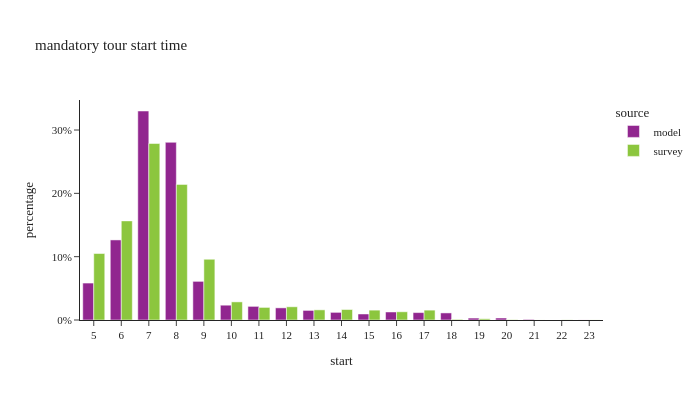

Here is the notebook cell this chart was saved with:
### Code cell
df_plot = m_tour_data.groupby(['source','start'])[['tour_weight']].sum().reset_index()
df_plot['percentage'] = df_plot.groupby(['source'], group_keys=False)['tour_weight']. \
    apply(lambda x: x / float(x.sum()))

fig = px.bar(df_plot, x="start", y="percentage", color="source",barmode="group",
             title="mandatory tour start time")
fig.for_each_annotation(lambda a: a.update(text = a.text.split("=")[-1]))
fig.update_layout(height=400, width=700, yaxis=dict(tickformat=".0%"), xaxis=dict(dtick="1"))
fig.show()

### Figure 1 — Plotly figure (JSON) as saved in the notebook; plotly's stock layout.template omitted (floating-point values rounded to 4 significant figures)
{"data": [{"alignmentgroup": "True", "hovertemplate": "source=model<br>start=%{x}<br>percentage=%{y}<extra></extra>", "legendgroup": "model", "marker": {"color": "#91268F", "pattern": {"shape": ""}}, "name": "model", "offsetgroup": "model", "orientation": "v", "showlegend": true, "textposition": "auto", "type": "bar", "x": [5.0, 6.0, 7.0, 8.0, 9.0, 10.0, 11.0, 12.0, 13.0, 14.0, 15.0, 16.0, 17.0, 18.0, 19.0, 20.0, 21.0, 22.0, 23.0], "xaxis": "x", "y": [0.05833, 0.1264, 0.33, 0.2806, 0.06102, 0.02339, 0.02152, 0.01915, 0.01515, 0.01205, 0.009528, 0.01267, 0.0117, 0.01117, 0.003052, 0.003161, 0.0009329, 5.145e-05, 9.046e-05], "yaxis": "y"}, {"alignmentgroup": "True", "hovertemplate": "source=survey<br>start=%{x}<br>percentage=%{y}<extra></extra>", "legendgroup": "survey", "marker": {"color": "#8CC63E", "pattern": {"shape": ""}}, "name": "survey", "offsetgroup": "survey", "orientation": "v", "showlegend": true, "textposition": "auto", "type": "bar", "x": [5.0, 6.0, 7.0, 8.0, 9.0, 10.0, 11.0, 12.0, 13.0, 14.0, 15.0, 16.0, 17.0, 18.0, 19.0, 20.0, 21.0, 22.0, 23.0], "xaxis": "x", "y": [0.105, 0.1565, 0.2787, 0.2141, 0.09592, 0.0286, 0.01988, 0.02087, 0.01602, 0.01653, 0.01556, 0.01298, 0.01557, 0.000984, 0.001938, 0.0004459, 6.463e-05, 0.00022, 0.0001336], "yaxis": "y"}], "layout": {"barmode": "group", "height": 400, "legend": {"title": {"text": "source"}, "tracegroupgap": 0}, "title": {"text": "mandatory tour start time"}, "width": 700, "xaxis": {"anchor": "y", "domain": [0.0, 1.0], "dtick": "1", "title": {"text": "start"}}, "yaxis": {"anchor": "x", "domain": [0.0, 1.0], "tickformat": ".0%", "title": {"text": "percentage"}}}}
